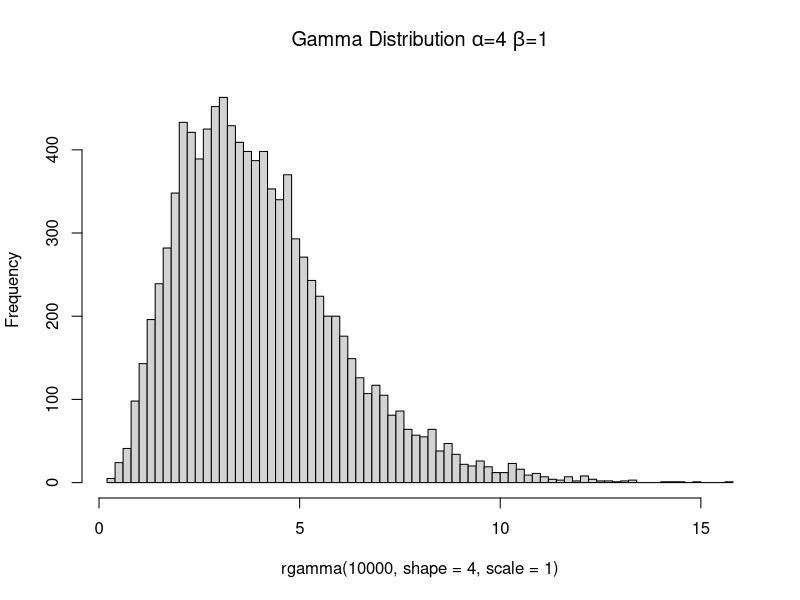
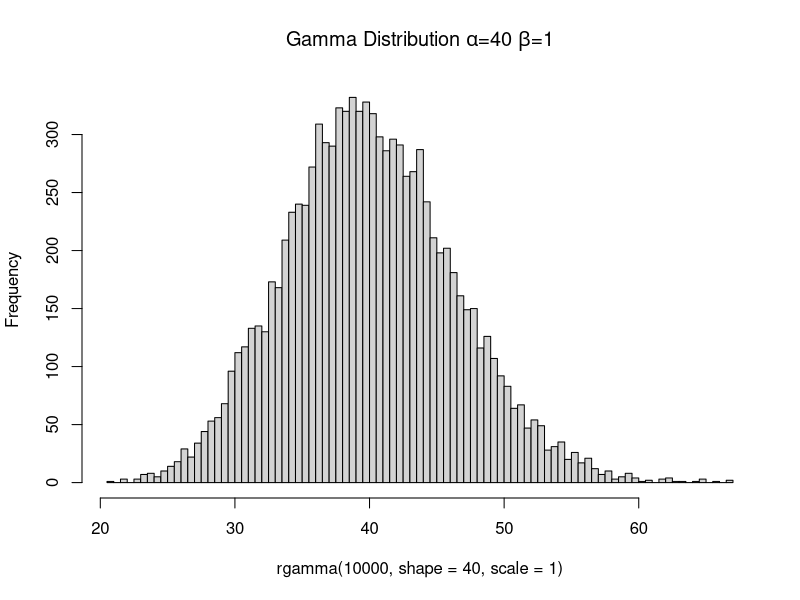
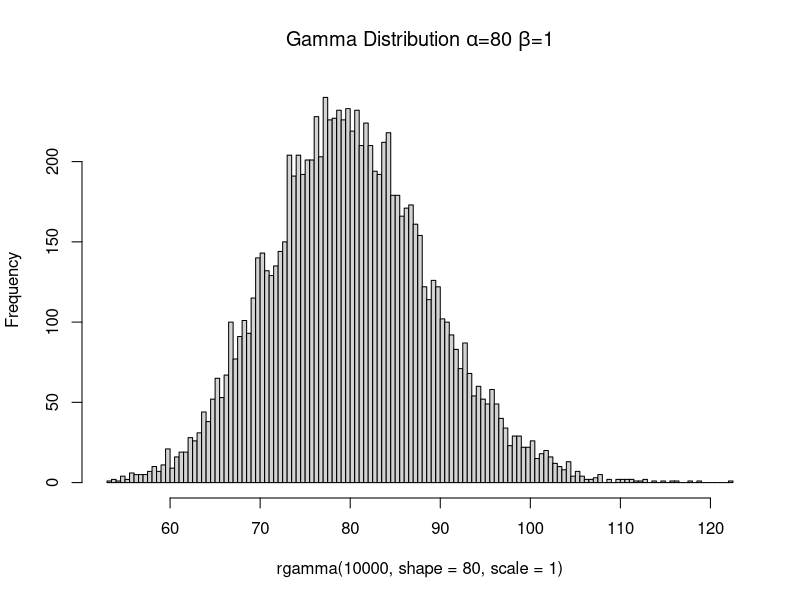
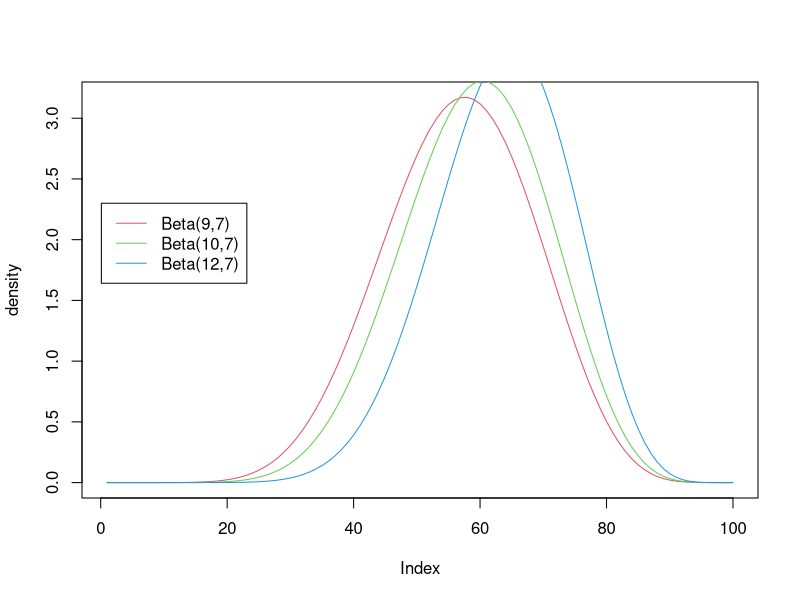
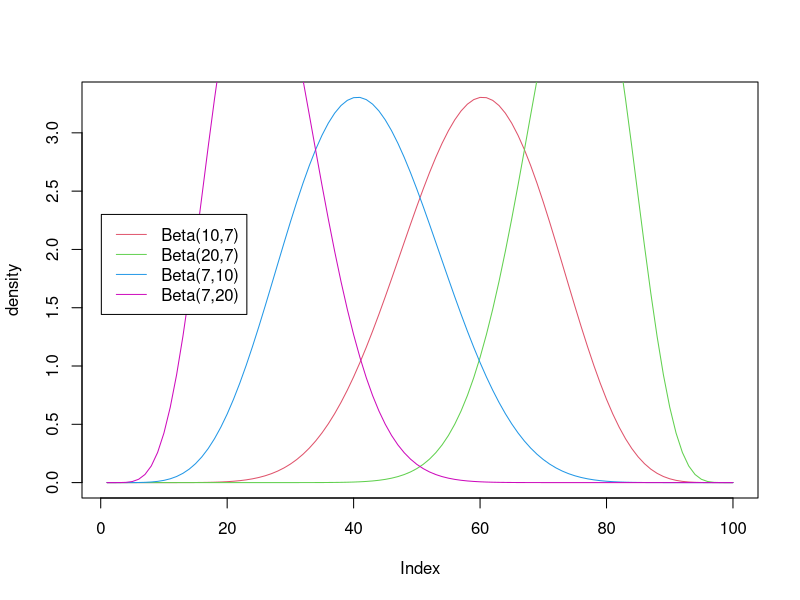
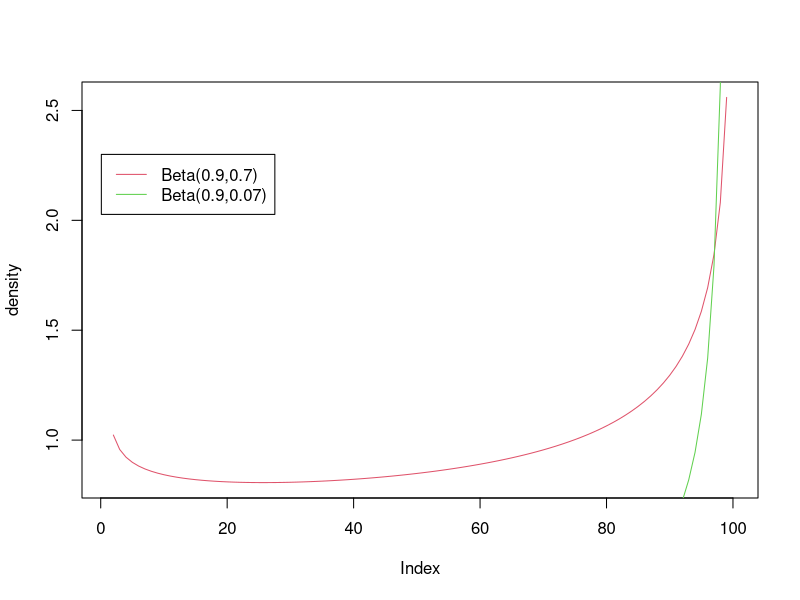
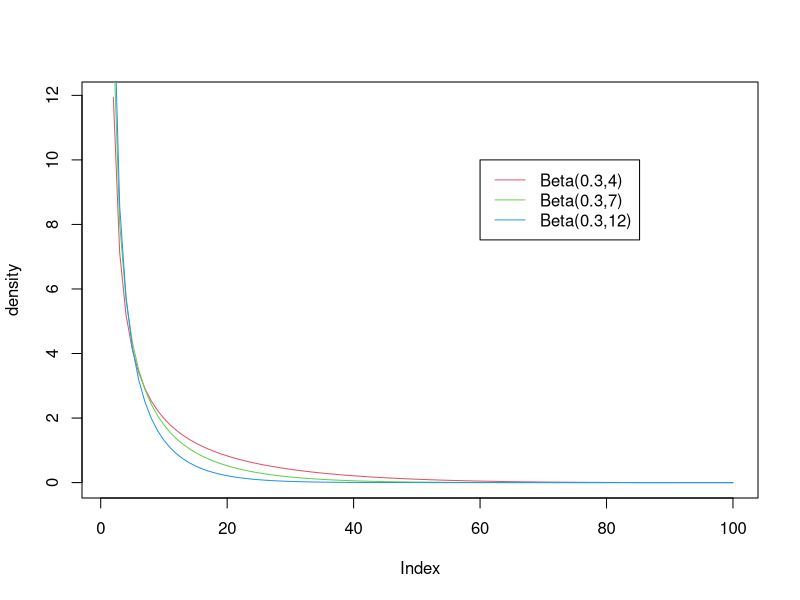
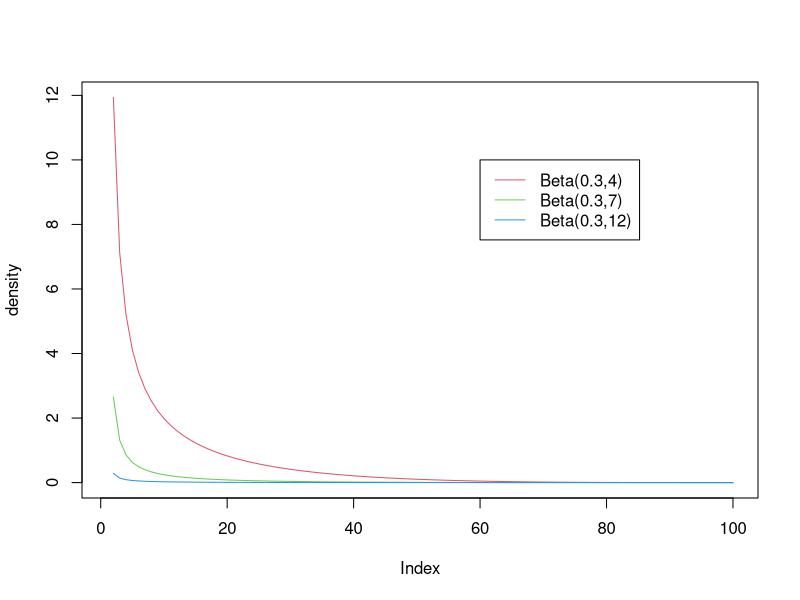

R code for these plots, in order:
## ---- chunk 1
knitr::opts_chunk$set(echo = TRUE)
## ---- chunk 2
hist(rgamma(10000,shape = 4,scale = 1),breaks = 100,main = expression(paste("Gamma Distribution ",alpha,"=",4," ",beta,"=",1)))
hist(rgamma(10000,shape = 40,scale = 1),breaks = 100,main = expression(paste("Gamma Distribution ",alpha,"=",40," ",beta,"=",1)))
hist(rgamma(10000,shape = 80,scale = 1),breaks = 100,main = expression(paste("Gamma Distribution ",alpha,"=",80," ",beta,"=",1)))
## ---- chunk 3
p=seq(0,1,length.out = 100)
plot(dbeta(p,shape1 =9, shape2 =7), ylab="density",type ="l", col=2)
lines(dbeta(p,shape1 =10, shape2 =7),type ="l", col=3)
lines(dbeta(p,shape1 =12, shape2 =7),type ="l", col=4)
legend(0.1,2.3, c("Beta(9,7)","Beta(10,7)", "Beta(12,7)"),lty=c(1,1,1),col=c(2,3,4))
## ---- chunk 4
p=seq(0,1,length.out = 100)
plot(dbeta(p,shape1 =10, shape2 =7), ylab="density",type ="l", col=2)
lines(dbeta(p,shape1 =20, shape2 =7),type ="l", col=3)
lines(dbeta(p,shape1 =7, shape2 =10),type ="l", col=4)
lines(dbeta(p,shape1 =7, shape2 =20),type ="l", col=6)
legend(0.1,2.3, c("Beta(10,7)","Beta(20,7)", "Beta(7,10)","Beta(7,20)"),lty=c(1,1,1,1),col=c(2,3,4,6))
## ---- chunk 5
p=seq(0,1,length.out = 100)
plot(dbeta(p,shape1 =0.9, shape2 =0.7), ylab="density",type ="l", col=2)
lines(dbeta(p,shape1 =0.9, shape2 =0.07),type ="l", col=3)
legend(0.1,2.3, c("Beta(0.9,0.7)","Beta(0.9,0.07)"),lty=c(1,1),col=c(2,3))
## ---- chunk 6
p=seq(0,1,length.out = 100)
plot(dbeta(p,shape1 =0.3, shape2 =4), ylab="density",type ="l", col=2)
lines(dbeta(p,shape1 =0.3, shape2 =7),type ="l", col=3)
lines(dbeta(p,shape1 =0.3, shape2 =12),type ="l", col=4)
legend(60,10, c("Beta(0.3,4)","Beta(0.3,7)", "Beta(0.3,12)"),lty=c(1,1,1),col=c(2,3,4))
## ---- chunk 7
pbeta(0.2, shape1=0.3, shape2=4,lower.tail = FALSE)
pbeta(0.2, shape1=0.3, shape2=7,lower.tail = FALSE)
pbeta(0.2, shape1=0.3, shape2=12,lower.tail = FALSE)
## ---- chunk 8
p=seq(0,1,length.out = 100)
plot(dbeta(p,shape1 =0.3, shape2 =4), ylab="density",type ="l", col=2)
lines(dbeta(p,shape1 =0.03, shape2 =4),type ="l", col=3)
lines(dbeta(p,shape1 =0.003, shape2 =4),type ="l", col=4)
legend(60,10, c("Beta(0.3,4)","Beta(0.3,7)", "Beta(0.3,12)"),lty=c(1,1,1),col=c(2,3,4))
## ---- chunk 9

n=40
m=128.6
sd=2.1
mean=130
#Ho: mean=130, Ha: mean<130
z=(m-mean)/(sd/sqrt(n))
z
## ---- chunk 10
n1 = 30
n2 = 35 
y1 = 1.65 
y2 = 1.43 
s1 = 0.26 
s2 = 0.22

Z=(y1-y2)/sqrt((s1^2)/n1 + (s2^2)/n2)
Z
## ---- chunk 11

x<-c(19.1,38.2,57.3,76.2,95,114,131,150,170)
y<-c(0.095,0.174,0.256,0.348,0.429,0.5,0.58,0.651,0.722)
summary(lm(y~x))
## ---- chunk 12
x<-c(-7,-5,-3,-1,1,3,5,7)
y<-c(18.5,22.6,27.2,31.2,33,44.9,49.4,35)


lm(y~x)
## ---- chunk 13
x<-c(-7,-5,-3,-1,1,3,5,7)
y<-c(18.5,22.6,27.2,31.2,33,44.9,49.4,35)
lm(y~x+I(x^2))
